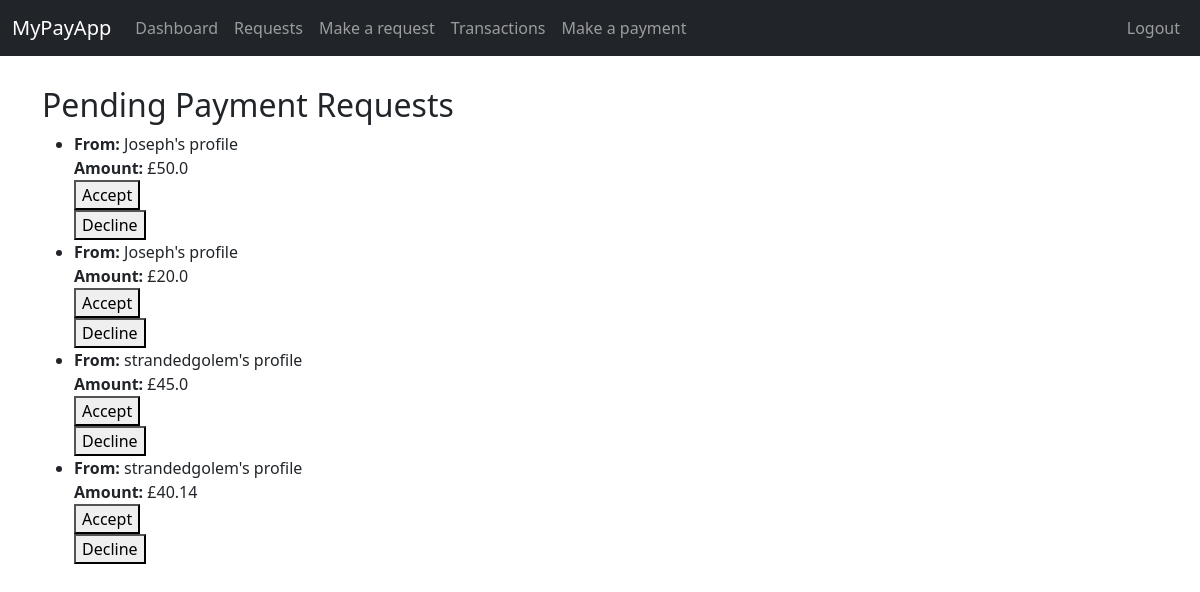
Screenshot of /payments/pending_requests/ (signed in) with the database file from the repository.
### payapp/models.py (models this page shows, shortened)
class Transaction(models.Model):
    sender = models.ForeignKey('UserProfile', on_delete=models.CASCADE, related_name='sent_transactions', null=True, blank=True)
    recipient = models.ForeignKey('UserProfile', on_delete=models.CASCADE, related_name='received_transactions', null=True, blank=True)
    amount = models.FloatField()
    timestamp = models.DateTimeField(auto_now_add=True)
    type = models.CharField(max_length=10, choices=[('payment', 'Payment'), ('request', 'Request')])
    is_request_accepted = models.BooleanField(default=False)

class UserProfile(models.Model):
    CURRENCY_CHOICES = [
        ('USD', 'US Dollar'),
        ('EUR', 'Euro'),
        ('GBP', 'British Pound'),
    ]
    user = models.OneToOneField(CustomUser, on_delete=models.CASCADE, related_name='userprofile')
    balance = models.DecimalField(max_digits=10, decimal_places=2, default=750)
    currency = models.CharField(max_length=3, choices=CURRENCY_CHOICES, default='USD')
    def __str__(self):
        return f"{self.user.username}'s profile"

### register/models.py (models this page shows, shortened)
class CustomUser(AbstractBaseUser, PermissionsMixin):
    email = models.EmailField(unique=True)
    username = models.CharField(max_length=150, unique=True)
    first_name = models.CharField(max_length=30)
    last_name = models.CharField(max_length=30)
    date_joined = models.DateTimeField(auto_now_add=True)
    is_active = models.BooleanField(default=True)
    is_staff = models.BooleanField(default=False)
    is_superuser = models.BooleanField(default=False)
    objects = CustomUserManager()
    USERNAME_FIELD = 'email'
    REQUIRED_FIELDS = ['username', 'first_name', 'last_name']

### payapp/views.py (the view)
# urls.py: path('pending_requests/', views.pending_requests, name='pending_requests'),
@login_required
def pending_requests(request):
    user_profile = UserProfile.objects.get(user=request.user)
    pending_requests = Transaction.objects.filter(recipient=user_profile,type = 'request', is_request_accepted=False)
    return render(request, 'payapp/pending_requests.html', {'pending_requests': pending_requests})

### templates/payapp/pending_requests.html (shortened to what this page needs)
{% extends "style.html" %}
{% block content %}
<h2>Pending Payment Requests</h2>
{% if pending_requests %}
    <ul>
        {% for request in pending_requests %}
            <li>
                <strong>From:</strong> {{ request.sender }} <br>
                <strong>Amount:</strong> £{{ request.amount }} <br>
                <form method="post" action="{% url 'accept_request' request.id %}">
                    <button type="submit">Accept</button>
                </form>
                <form method="post" action="{% url 'decline_request' request.id %}">
                    <button type="submit">Decline</button>
                </form>
            </li>
        {% endfor %}
    </ul>
{% else %}
    <p>No pending requests.</p>
{% endif %}
{% endblock %}

### templates/style.html (style rules this page uses)
body { padding-top: 70px; }

### rows the page displays
Transaction: sender "Joseph's profile", amount "50.0"
Transaction: sender "Joseph's profile", amount "20.0"
Transaction: sender "strandedgolem's profile", amount "45.0"
Transaction: sender "strandedgolem's profile", amount "40.14"
